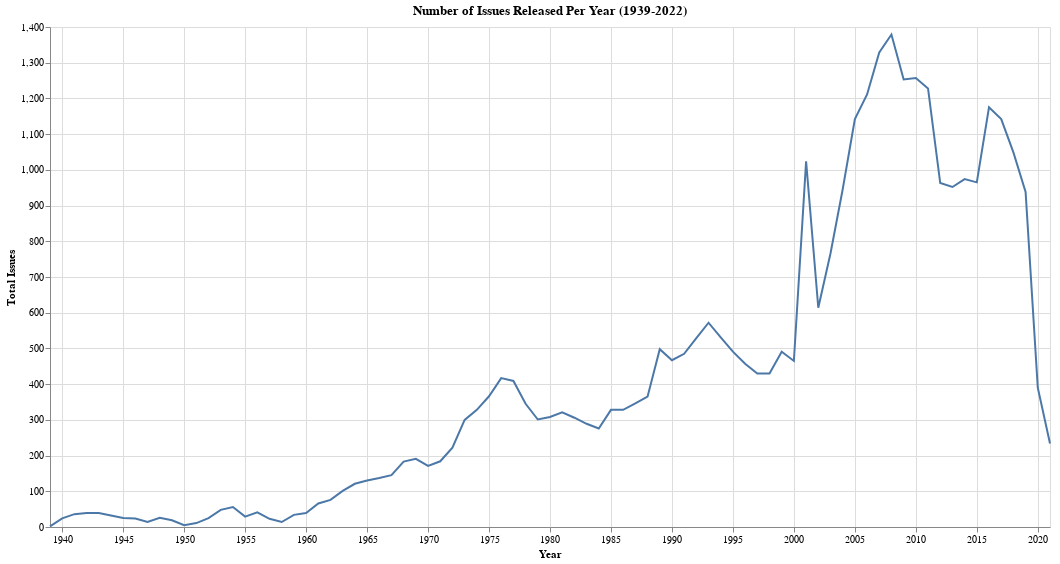

Notebook source saved alongside this figure:
### Code cell
nearest = alt.selection(type='single', nearest=True, on='mouseover', fields=['Year'], empty='none')

line = alt.Chart(dates).mark_line().encode(
    alt.X('Year:T'),
    alt.Y('Total Issues:Q')
)

selectors = alt.Chart(dates).mark_point().encode(
    x='Year:T',
    opacity=alt.value(0),
).add_selection(
    nearest
)

points = line.mark_point().encode(
    opacity=alt.condition(nearest, alt.value(1), alt.value(0))
)

text = line.mark_text(align='left', dx=5, dy=-5).encode(
    text=alt.condition(nearest, 'Total Issues:Q', alt.value(' '))
)

rules = alt.Chart(dates).mark_rule(color='gray').encode(
    x='Year:T'
).transform_filter(
    nearest
)

alt.layer(
    line, selectors, points, rules, text
).properties(
    title='Number of Issues Released Per Year (1939-2022)',
    width=1000,
    height=500
)

### Figure 1 — Vega-Lite specification as saved in the notebook (floating-point values rounded to 4 significant figures)
{"config": {"view": {"continuousWidth": 400, "continuousHeight": 300}}, "layer": [{"mark": "line", "encoding": {"x": {"field": "Year", "type": "temporal"}, "y": {"field": "Total Issues", "type": "quantitative"}}}, {"mark": "point", "encoding": {"opacity": {"value": 0}, "x": {"field": "Year", "type": "temporal"}}, "selection": {"selector002": {"type": "single", "nearest": true, "on": "mouseover", "fields": ["Year"], "empty": "none"}}}, {"mark": "point", "encoding": {"opacity": {"condition": {"value": 1, "selection": "selector002"}, "value": 0}, "x": {"field": "Year", "type": "temporal"}, "y": {"field": "Total Issues", "type": "quantitative"}}}, {"mark": {"type": "rule", "color": "gray"}, "encoding": {"x": {"field": "Year", "type": "temporal"}}, "transform": [{"filter": {"selection": "selector002"}}]}, {"mark": {"type": "text", "align": "left", "dx": 5, "dy": -5}, "encoding": {"text": {"condition": {"field": "Total Issues", "type": "quantitative", "selection": "selector002"}, "value": " "}, "x": {"field": "Year", "type": "temporal"}, "y": {"field": "Total Issues", "type": "quantitative"}}}], "data": {"name": "data-12a3812378e04937f1f047b521e9b3f8"}, "height": 500, "title": "Number of Issues Released Per Year (1939-2022)", "width": 1000, "$schema": "https://vega.github.io/schema/vega-lite/v4.17.0.json", "datasets": {"data-12a3812378e04937f1f047b521e9b3f8": [{"Year": "2008-01-01T00:00:00", "Total Issues": 1379}, {"Year": "2007-01-01T00:00:00", "Total Issues": 1329}, {"Year": "2010-01-01T00:00:00", "Total Issues": 1257}, {"Year": "2009-01-01T00:00:00", "Total Issues": 1253}, {"Year": "2011-01-01T00:00:00", "Total Issues": 1228}, {"Year": "2006-01-01T00:00:00", "Total Issues": 1211}, {"Year": "2016-01-01T00:00:00", "Total Issues": 1175}, {"Year": "2017-01-01T00:00:00", "Total Issues": 1142}, {"Year": "2005-01-01T00:00:00", "Total Issues": 1142}, {"Year": "2018-01-01T00:00:00", "Total Issues": 1049}, {"Year": "2001-01-01T00:00:00", "Total Issues": 1024}, {"Year": "2014-01-01T00:00:00", "Total Issues": 974}, {"Year": "2015-01-01T00:00:00", "Total Issues": 965}, {"Year": "2012-01-01T00:00:00", "Total Issues": 963}, {"Year": "2013-01-01T00:00:00", "Total Issues": 952}, {"Year": "2004-01-01T00:00:00", "Total Issues": 945}, {"Year": "2019-01-01T00:00:00", "Total Issues": 938}, {"Year": "2003-01-01T00:00:00", "Total Issues": 766}, {"Year": "2002-01-01T00:00:00", "Total Issues": 614}, {"Year": "1993-01-01T00:00:00", "Total Issues": 572}, {"Year": "1994-01-01T00:00:00", "Total Issues": 531}, {"Year": "1992-01-01T00:00:00", "Total Issues": 529}, {"Year": "1989-01-01T00:00:00", "Total Issues": 498}, {"Year": "1999-01-01T00:00:00", "Total Issues": 491}, {"Year": "1995-01-01T00:00:00", "Total Issues": 491}, {"Year": "1991-01-01T00:00:00", "Total Issues": 485}, {"Year": "1990-01-01T00:00:00", "Total Issues": 467}, {"Year": "2000-01-01T00:00:00", "Total Issues": 465}, {"Year": "1996-01-01T00:00:00", "Total Issues": 457}, {"Year": "1998-01-01T00:00:00", "Total Issues": 430}, {"Year": "1997-01-01T00:00:00", "Total Issues": 430}, {"Year": "1976-01-01T00:00:00", "Total Issues": 417}, {"Year": "1977-01-01T00:00:00", "Total Issues": 409}, {"Year": "2020-01-01T00:00:00", "Total Issues": 390}, {"Year": "1975-01-01T00:00:00", "Total Issues": 366}, {"Year": "1988-01-01T00:00:00", "Total Issues": 365}, {"Year": "1987-01-01T00:00:00", "Total Issues": 346}, {"Year": "1978-01-01T00:00:00", "Total Issues": 345}, {"Year": "1986-01-01T00:00:00", "Total Issues": 328}, {"Year": "1974-01-01T00:00:00", "Total Issues": 328}, {"Year": "1985-01-01T00:00:00", "Total Issues": 328}, {"Year": "1981-01-01T00:00:00", "Total Issues": 321}, {"Year": "1980-01-01T00:00:00", "Total Issues": 308}, {"Year": "1982-01-01T00:00:00", "Total Issues": 306}, {"Year": "1979-01-01T00:00:00", "Total Issues": 301}, {"Year": "1973-01-01T00:00:00", "Total Issues": 300}, {"Year": "1983-01-01T00:00:00", "Total Issues": 289}, {"Year": "1984-01-01T00:00:00", "Total Issues": 276}, {"Year": "2021-01-01T00:00:00", "Total Issues": 234}, {"Year": "1972-01-01T00:00:00", "Total Issues": 222}, {"Year": "1969-01-01T00:00:00", "Total Issues": 191}, {"Year": "1971-01-01T00:00:00", "Total Issues": 184}, {"Year": "1968-01-01T00:00:00", "Total Issues": 183}, {"Year": "1970-01-01T00:00:00", "Total Issues": 171}, {"Year": "1967-01-01T00:00:00", "Total Issues": 145}, {"Year": "1966-01-01T00:00:00", "Total Issues": 137}, {"Year": "1965-01-01T00:00:00", "Total Issues": 130}, {"Year": "1964-01-01T00:00:00", "Total Issues": 121}, {"Year": "1963-01-01T00:00:00", "Total Issues": 101}, {"Year": "1962-01-01T00:00:00", "Total Issues": 76}, {"Year": "1961-01-01T00:00:00", "Total Issues": 66}, {"Year": "1954-01-01T00:00:00", "Total Issues": 56}, {"Year": "1953-01-01T00:00:00", "Total Issues": 48}, {"Year": "1956-01-01T00:00:00", "Total Issues": 41}, {"Year": "1960-01-01T00:00:00", "Total Issues": 39}, {"Year": "1943-01-01T00:00:00", "Total Issues": 39}, {"Year": "1942-01-01T00:00:00", "Total Issues": 39}, {"Year": "1941-01-01T00:00:00", "Total Issues": 36}, {"Year": "1959-01-01T00:00:00", "Total Issues": 34}, {"Year": "1944-01-01T00:00:00", "Total Issues": 32}, {"Year": "1955-01-01T00:00:00", "Total Issues": 29}, {"Year": "1948-01-01T00:00:00", "Total Issues": 26}, {"Year": "1952-01-01T00:00:00", "Total Issues": 25}, {"Year": "1945-01-01T00:00:00", "Total Issues": 25}, {"Year": "1946-01-01T00:00:00", "Total Issues": 24}, {"Year": "1940-01-01T00:00:00", "Total Issues": 24}, {"Year": "1957-01-01T00:00:00", "Total Issues": 23}, {"Year": "1949-01-01T00:00:00", "Total Issues": 19}, {"Year": "1947-01-01T00:00:00", "Total Issues": 14}, {"Year": "1958-01-01T00:00:00", "Total Issues": 14}, {"Year": "1951-01-01T00:00:00", "Total Issues": 11}, {"Year": "1950-01-01T00:00:00", "Total Issues": 5}, {"Year": "1939-01-01T00:00:00", "Total Issues": 2}]}}
